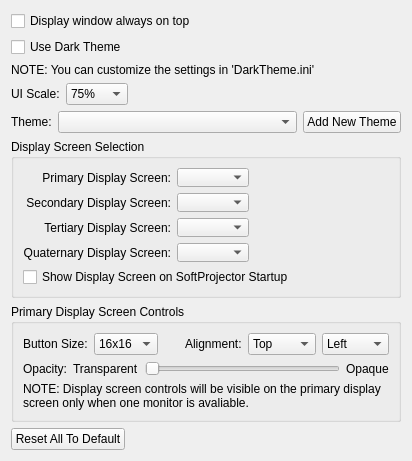
<?xml version="1.0" encoding="UTF-8"?>
<ui version="4.0">
 <class>GeneralSettingWidget</class>
 <widget class="QWidget" name="GeneralSettingWidget">
  <property name="geometry">
   <rect>
    <x>0</x>
    <y>0</y>
    <width>412</width>
    <height>440</height>
   </rect>
  </property>
  <layout class="QVBoxLayout" name="verticalLayout">
   <item>
    <widget class="QCheckBox" name="checkBoxDisplayOnTop">
     <property name="toolTip">
      <string>If checked, the screen &quot;window&quot; is always drawn on top of other windows. This prevents the user from accidently drawing a window onto the projector's screen.</string>
     </property>
     <property name="text">
      <string>Display window always on top</string>
     </property>
    </widget>
   </item>
   <item>
    <widget class="QCheckBox" name="checkBoxUseDarkTheme">
     <property name="toolTip">
      <string>Immediately Updates Registry</string>
     </property>
     <property name="text">
      <string>Use Dark Theme</string>
     </property>
    </widget>
   </item>
   <item>
    <widget class="QLabel" name="labelDarkThemeInfo">
     <property name="toolTip">
      <string/>
     </property>
     <property name="text">
      <string>NOTE: You can customize the settings in 'DarkTheme.ini'</string>
     </property>
    </widget>
   </item>
   <item>
    <layout class="QHBoxLayout" name="horizontalLayout_4">
     <item>
      <widget class="QLabel" name="labelUiScale">
       <property name="text">
        <string>UI Scale:</string>
       </property>
      </widget>
     </item>
     <item>
      <widget class="QComboBox" name="comboBoxUiScale">
       <property name="toolTip">
        <string>Scales the whole operator window. Takes effect after re-launching SoftProjector.</string>
       </property>
       <item>
        <property name="text">
         <string>75%</string>
        </property>
       </item>
       <item>
        <property name="text">
         <string>100%</string>
        </property>
       </item>
       <item>
        <property name="text">
         <string>125%</string>
        </property>
       </item>
       <item>
        <property name="text">
         <string>150%</string>
        </property>
       </item>
       <item>
        <property name="text">
         <string>175%</string>
        </property>
       </item>
       <item>
        <property name="text">
         <string>200%</string>
        </property>
       </item>
      </widget>
     </item>
     <item>
      <spacer name="horizontalSpacer_7">
       <property name="orientation">
        <enum>Qt::Horizontal</enum>
       </property>
       <property name="sizeHint" stdset="0">
        <size>
         <width>40</width>
         <height>20</height>
        </size>
       </property>
      </spacer>
     </item>
    </layout>
   </item>
   <item>
    <layout class="QHBoxLayout" name="horizontalLayout_2">
     <item>
      <widget class="QLabel" name="label">
       <property name="text">
        <string>Theme:</string>
       </property>
      </widget>
     </item>
     <item>
      <widget class="QComboBox" name="comboBoxTheme">
       <property name="sizePolicy">
        <sizepolicy hsizetype="MinimumExpanding" vsizetype="Fixed">
         <horstretch>0</horstretch>
         <verstretch>0</verstretch>
        </sizepolicy>
       </property>
      </widget>
     </item>
     <item>
      <widget class="QPushButton" name="pushButtonAddTheme">
       <property name="text">
        <string>Add New Theme</string>
       </property>
       <property name="icon">
        <iconset resource="softprojector.qrc">
         <normaloff>:/icons/icons/add.png</normaloff>:/icons/icons/add.png</iconset>
       </property>
      </widget>
     </item>
    </layout>
   </item>
   <item>
    <widget class="QGroupBox" name="groupBoxDisplayScreen">
     <property name="title">
      <string>Display Screen Selection</string>
     </property>
     <layout class="QGridLayout" name="gridLayout">
      <item row="1" column="1">
       <widget class="QComboBox" name="comboBoxDisplayScreen_2">
        <property name="sizePolicy">
         <sizepolicy hsizetype="Expanding" vsizetype="Fixed">
          <horstretch>0</horstretch>
          <verstretch>0</verstretch>
         </sizepolicy>
        </property>
        <property name="toolTip">
         <string>Select onto which screen to display</string>
        </property>
       </widget>
      </item>
      <item row="1" column="2">
       <spacer name="horizontalSpacer_3">
        <property name="orientation">
         <enum>Qt::Horizontal</enum>
        </property>
        <property name="sizeHint" stdset="0">
         <size>
          <width>162</width>
          <height>20</height>
         </size>
        </property>
       </spacer>
      </item>
      <item row="0" column="2">
       <spacer name="horizontalSpacer_2">
        <property name="orientation">
         <enum>Qt::Horizontal</enum>
        </property>
        <property name="sizeHint" stdset="0">
         <size>
          <width>162</width>
          <height>20</height>
         </size>
        </property>
       </spacer>
      </item>
      <item row="2" column="2">
       <spacer name="horizontalSpacer_5">
        <property name="orientation">
         <enum>Qt::Horizontal</enum>
        </property>
        <property name="sizeHint" stdset="0">
         <size>
          <width>40</width>
          <height>20</height>
         </size>
        </property>
       </spacer>
      </item>
      <item row="0" column="0">
       <widget class="QLabel" name="label_displayScreen">
        <property name="text">
         <string>Primary Display Screen:</string>
        </property>
        <property name="alignment">
         <set>Qt::AlignRight|Qt::AlignTrailing|Qt::AlignVCenter</set>
        </property>
       </widget>
      </item>
      <item row="2" column="1">
       <widget class="QComboBox" name="comboBoxDisplayScreen_3">
        <property name="sizePolicy">
         <sizepolicy hsizetype="Expanding" vsizetype="Fixed">
          <horstretch>0</horstretch>
          <verstretch>0</verstretch>
         </sizepolicy>
        </property>
        <property name="toolTip">
         <string>Select onto which screen to display</string>
        </property>
       </widget>
      </item>
      <item row="0" column="1">
       <widget class="QComboBox" name="comboBoxDisplayScreen">
        <property name="sizePolicy">
         <sizepolicy hsizetype="MinimumExpanding" vsizetype="Fixed">
          <horstretch>0</horstretch>
          <verstretch>0</verstretch>
         </sizepolicy>
        </property>
        <property name="toolTip">
         <string>Select onto which screen to dispaly</string>
        </property>
       </widget>
      </item>
      <item row="2" column="0">
       <widget class="QLabel" name="label_displayScreen_3">
        <property name="text">
         <string>Tertiary Display Screen:</string>
        </property>
        <property name="alignment">
         <set>Qt::AlignRight|Qt::AlignTrailing|Qt::AlignVCenter</set>
        </property>
       </widget>
      </item>
      <item row="1" column="0">
       <widget class="QLabel" name="label_displayScreen_2">
        <property name="text">
         <string>Secondary Display Screen:</string>
        </property>
        <property name="alignment">
         <set>Qt::AlignRight|Qt::AlignTrailing|Qt::AlignVCenter</set>
        </property>
       </widget>
      </item>
      <item row="4" column="0" colspan="3">
       <widget class="QCheckBox" name="checkBoxDisplayOnStartUp">
        <property name="text">
         <string>Show Display Screen on SoftProjector Startup</string>
        </property>
       </widget>
      </item>
      <item row="3" column="0">
       <widget class="QLabel" name="label_displayScreen_4">
        <property name="text">
         <string>Quaternary Display Screen:</string>
        </property>
        <property name="alignment">
         <set>Qt::AlignRight|Qt::AlignTrailing|Qt::AlignVCenter</set>
        </property>
       </widget>
      </item>
      <item row="3" column="1">
       <widget class="QComboBox" name="comboBoxDisplayScreen_4">
        <property name="toolTip">
         <string>Select onto which screen to display</string>
        </property>
       </widget>
      </item>
      <item row="3" column="2">
       <spacer name="horizontalSpacer_6">
        <property name="orientation">
         <enum>Qt::Horizontal</enum>
        </property>
        <property name="sizeHint" stdset="0">
         <size>
          <width>40</width>
          <height>20</height>
         </size>
        </property>
       </spacer>
      </item>
     </layout>
    </widget>
   </item>
   <item>
    <widget class="QGroupBox" name="groupBoxDisplayControls">
     <property name="title">
      <string>Primary Display Screen Controls</string>
     </property>
     <layout class="QGridLayout" name="gridLayout_4">
      <item row="0" column="0">
       <layout class="QHBoxLayout" name="horizontalLayout">
        <item>
         <widget class="QLabel" name="labelIconSize">
          <property name="text">
           <string>Button Size:</string>
          </property>
         </widget>
        </item>
        <item>
         <widget class="QComboBox" name="comboBoxIconSize">
          <item>
           <property name="text">
            <string>16x16</string>
           </property>
          </item>
          <item>
           <property name="text">
            <string>24x24</string>
           </property>
          </item>
          <item>
           <property name="text">
            <string>32x32</string>
           </property>
          </item>
          <item>
           <property name="text">
            <string>48x48</string>
           </property>
          </item>
          <item>
           <property name="text">
            <string>64x64</string>
           </property>
          </item>
          <item>
           <property name="text">
            <string>96x96</string>
           </property>
          </item>
         </widget>
        </item>
        <item>
         <spacer name="horizontalSpacer_4">
          <property name="orientation">
           <enum>Qt::Horizontal</enum>
          </property>
          <property name="sizeHint" stdset="0">
           <size>
            <width>40</width>
            <height>20</height>
           </size>
          </property>
         </spacer>
        </item>
        <item>
         <widget class="QLabel" name="labelAlignment">
          <property name="text">
           <string>Alignment:</string>
          </property>
         </widget>
        </item>
        <item>
         <widget class="QComboBox" name="comboBoxControlsAlignV">
          <item>
           <property name="text">
            <string>Top</string>
           </property>
          </item>
          <item>
           <property name="text">
            <string>Middle</string>
           </property>
          </item>
          <item>
           <property name="text">
            <string>Bottom</string>
           </property>
          </item>
         </widget>
        </item>
        <item>
         <widget class="QComboBox" name="comboBoxControlsAlignH">
          <item>
           <property name="text">
            <string>Left</string>
           </property>
          </item>
          <item>
           <property name="text">
            <string>Center</string>
           </property>
          </item>
          <item>
           <property name="text">
            <string>Right</string>
           </property>
          </item>
         </widget>
        </item>
       </layout>
      </item>
      <item row="1" column="0">
       <layout class="QHBoxLayout" name="horizontalLayout_3">
        <item>
         <widget class="QLabel" name="labelOpacity">
          <property name="text">
           <string>Opacity:</string>
          </property>
         </widget>
        </item>
        <item>
         <widget class="QLabel" name="labelTransparent">
          <property name="text">
           <string>Transparent</string>
          </property>
         </widget>
        </item>
        <item>
         <widget class="QSlider" name="horizontalSliderOpacity">
          <property name="maximum">
           <number>102</number>
          </property>
          <property name="orientation">
           <enum>Qt::Horizontal</enum>
          </property>
         </widget>
        </item>
        <item>
         <widget class="QLabel" name="labelOpaque">
          <property name="text">
           <string>Opaque</string>
          </property>
         </widget>
        </item>
       </layout>
      </item>
      <item row="2" column="0">
       <widget class="QLabel" name="labelControlsInfo">
        <property name="text">
         <string>NOTE: Display screen controls will be visible on the primary display screen only when one monitor is avaliable.</string>
        </property>
        <property name="wordWrap">
         <bool>true</bool>
        </property>
       </widget>
      </item>
     </layout>
    </widget>
   </item>
   <item>
    <spacer name="verticalSpacer">
     <property name="orientation">
      <enum>Qt::Vertical</enum>
     </property>
     <property name="sizeHint" stdset="0">
      <size>
       <width>20</width>
       <height>14</height>
      </size>
     </property>
    </spacer>
   </item>
   <item>
    <layout class="QGridLayout" name="gridLayout_2">
     <item row="0" column="0">
      <widget class="QPushButton" name="pushButtonDefault">
       <property name="text">
        <string>Reset All To Default</string>
       </property>
      </widget>
     </item>
     <item row="0" column="1">
      <spacer name="horizontalSpacer">
       <property name="orientation">
        <enum>Qt::Horizontal</enum>
       </property>
       <property name="sizeHint" stdset="0">
        <size>
         <width>40</width>
         <height>20</height>
        </size>
       </property>
      </spacer>
     </item>
    </layout>
   </item>
  </layout>
 </widget>
 <tabstops>
  <tabstop>checkBoxDisplayOnTop</tabstop>
  <tabstop>comboBoxUiScale</tabstop>
  <tabstop>comboBoxTheme</tabstop>
  <tabstop>pushButtonAddTheme</tabstop>
  <tabstop>comboBoxDisplayScreen</tabstop>
  <tabstop>comboBoxDisplayScreen_2</tabstop>
  <tabstop>comboBoxIconSize</tabstop>
  <tabstop>comboBoxControlsAlignV</tabstop>
  <tabstop>comboBoxControlsAlignH</tabstop>
  <tabstop>horizontalSliderOpacity</tabstop>
  <tabstop>pushButtonDefault</tabstop>
 </tabstops>
 <resources>
  <include location="softprojector.qrc"/>
 </resources>
 <connections/>
</ui>
